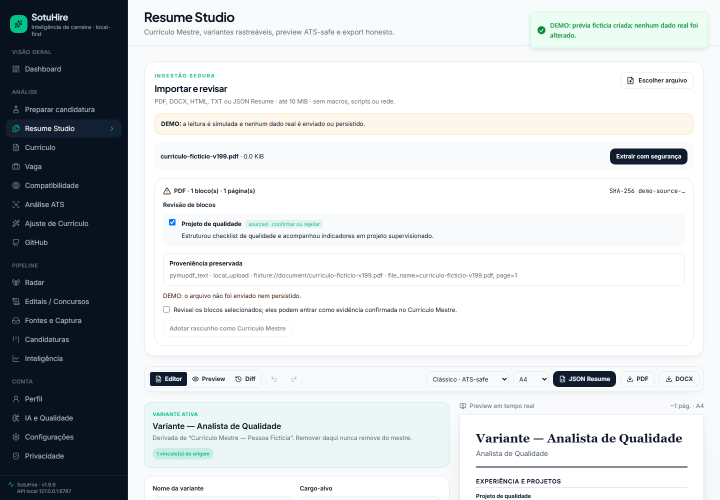
#> input picture docs/assets/screenshots/sotuhire-v1.9.9-import-pdf.png, 1440 x 1000 px (shown at 1/2 size)
$ python build_v199_walkthrough_gif.py
#> lines starting #> are read from the running program, lines starting #| are printed output that depends on the picture
"""Build the optimized v1.9.9 document-to-application walkthrough GIF."""

from __future__ import annotations

from pathlib import Path

from PIL import Image

ROOT = Path(__file__).resolve().parents[1]
SCREENSHOTS = ROOT / "docs" / "assets" / "screenshots"
TARGET = SCREENSHOTS / "sotuhire-v1.9.9-document-to-application-walkthrough.gif"
FRAMES = [
    "sotuhire-v1.9.9-import-pdf.png",
    "sotuhire-v1.9.9-block-review.png",
    "sotuhire-v1.9.9-provenance.png",
    "sotuhire-v1.9.9-master-resume.png",
    "sotuhire-v1.9.9-application-analysis-bundle.png",
    "sotuhire-v1.9.9-requirement-unknown.png",
    "sotuhire-v1.9.9-application-variant-diff.png",
    "sotuhire-v1.9.9-professional-assets.png",
    "sotuhire-v1.9.9-application-kit-review.png",
    "sotuhire-v1.9.9-resume-preview.png",
    "sotuhire-v1.9.9-pdf-export.png",
    "sotuhire-v1.9.9-docx-export.png",
    "sotuhire-v1.9.9-tracker-review.png",
    "sotuhire-v1.9.9-stale-analysis.png",
]


def main() -> None:
    frames: list[Image.Image] = []
    for name in FRAMES:
        with Image.open(SCREENSHOTS / name) as source:
#> source is the input picture: PIL image 1440x1000 RGB; mean R, G, B 202.4, 206.3, 208.5
            resized = source.convert("RGB").resize((960, 667), Image.Resampling.LANCZOS)
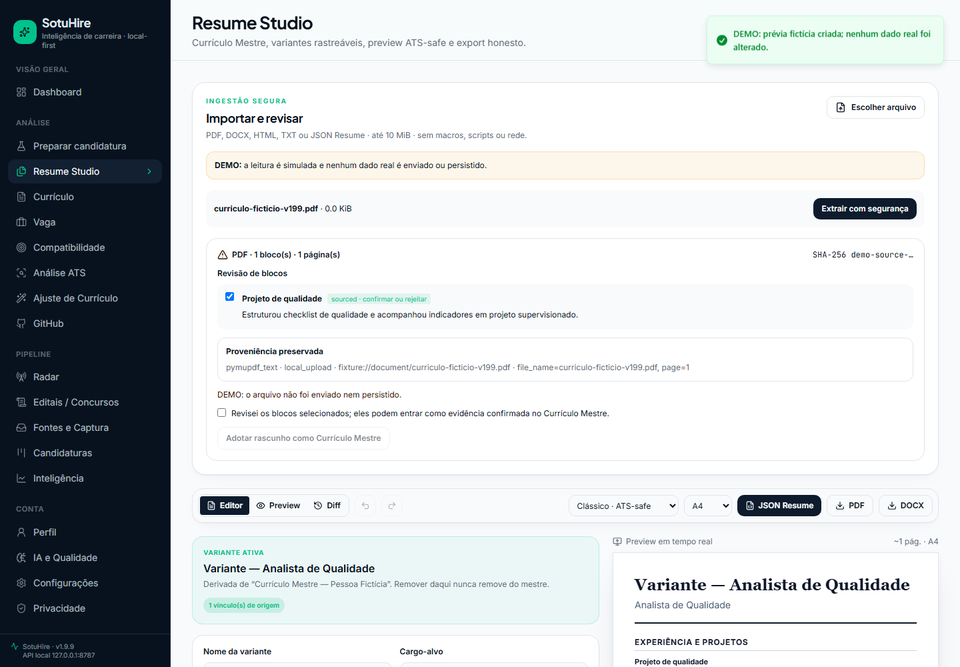
#> resized: PIL image 960x667 RGB; mean R, G, B 202.2, 206.1, 208.3
            frames.append(resized.quantize(colors=128, method=Image.Quantize.MEDIANCUT))
#> pass 2 of the loop in main, `for name in FRAMES:`:
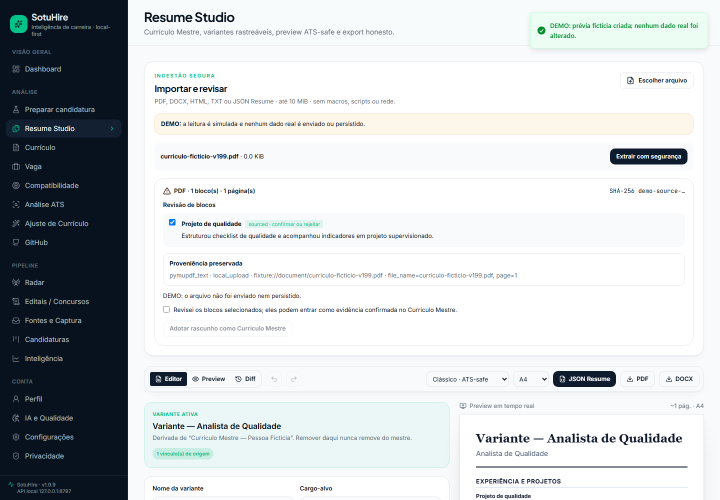
#> input picture docs/assets/screenshots/sotuhire-v1.9.9-block-review.png, 1440 x 1000 px (shown at 1/2 size)
#> in main, source is the input picture: PIL image 1440x1000 RGB; mean R, G, B 202.4, 206.3, 208.5
#> in main, `resized = source.convert("RGB").resize((960, 667), Image.Resampling.LA..`:
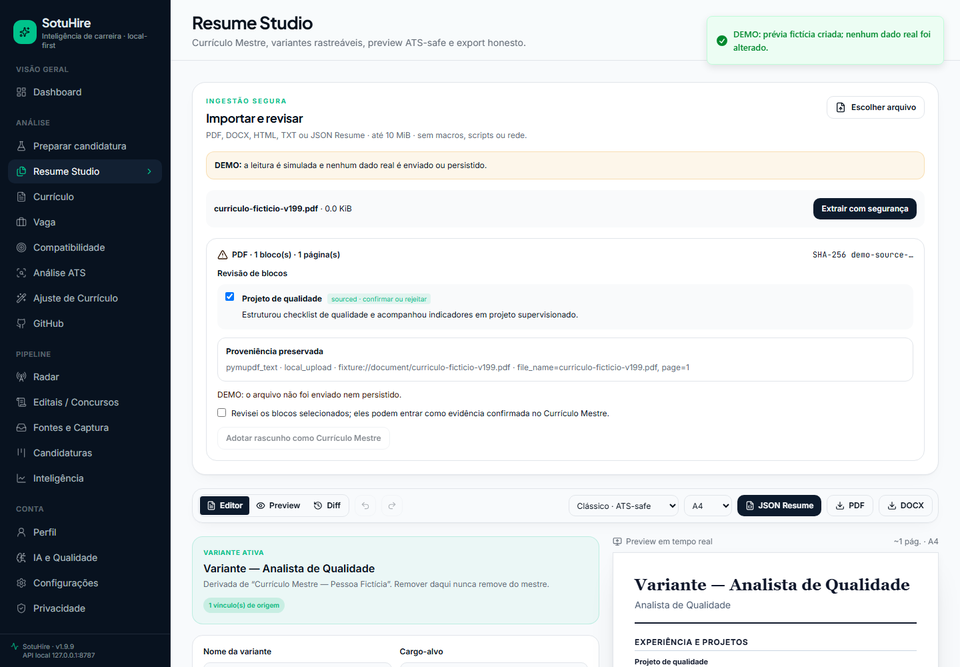
#> resized: PIL image 960x667 RGB; mean R, G, B 202.2, 206.1, 208.3
    first, *rest = frames
    first.save(
        TARGET,
        save_all=True,
        append_images=rest,
        duration=1400,
        loop=0,
        optimize=True,
        disposal=2,
    )
    for frame in frames:
        frame.close()
    print(f"created {TARGET.relative_to(ROOT)} ({TARGET.stat().st_size} bytes)")


if __name__ == "__main__":
#> (the run stopped early here; a loop or call above may not have finished)
